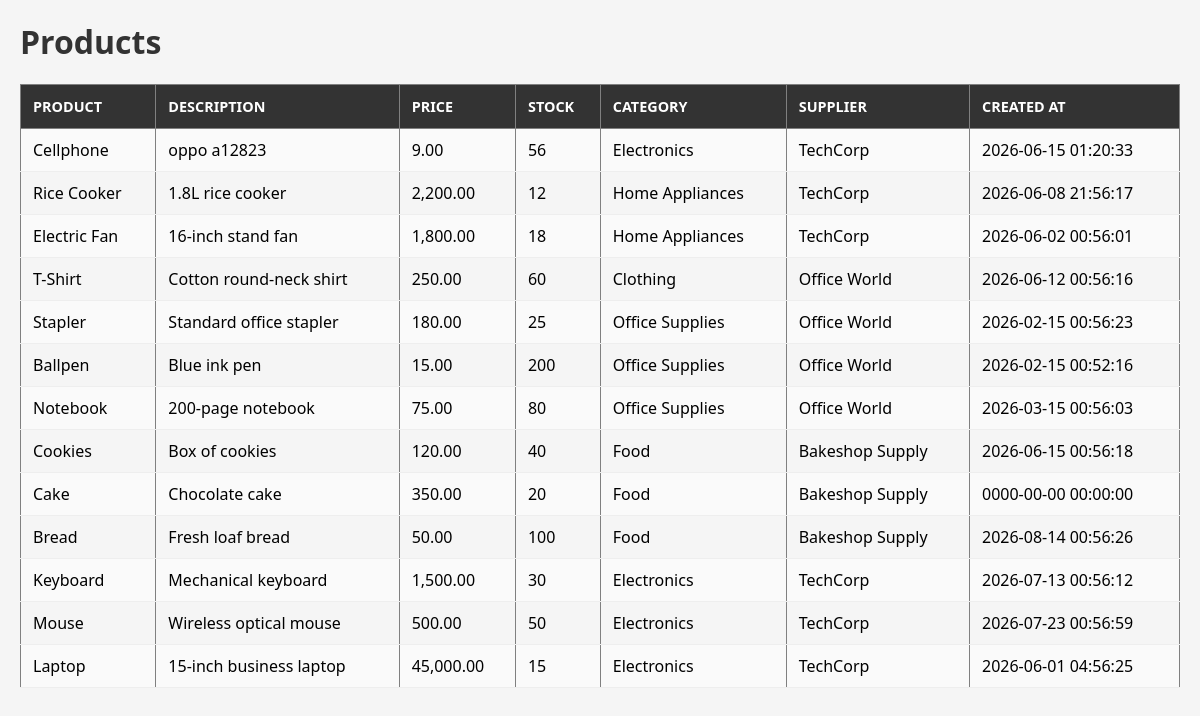
Screenshot of /im102_lab2-LOPECILLO/index.php with the database file from the repository.
### tables this page shows
CREATE TABLE `products` (
  `id` int(11) NOT NULL,
  `name` varchar(150) NOT NULL,
  `description` text DEFAULT NULL,
  `price` decimal(10,2) NOT NULL,
  `stock` int(11) NOT NULL DEFAULT 0,
  `category_id` int(11) NOT NULL,
  `supplier_id` int(11) NOT NULL,
  `created_at` timestamp NOT NULL DEFAULT current_timestamp()
);

CREATE TABLE `categories` (
  `id` int(11) NOT NULL,
  `name` varchar(100) NOT NULL
);

CREATE TABLE `suppliers` (
  `id` int(11) NOT NULL,
  `name` varchar(100) NOT NULL,
  `contact_person` varchar(100) DEFAULT NULL,
  `phone` varchar(20) DEFAULT NULL
);

### im102_lab2-LOPECILLO/index.php (the view, shortened to what this page needs)
<?php
require_once 'config.php';
$sql = "
SELECT
    p.id,
    p.name,
    p.description,
    p.price,
    p.stock,
    c.name AS category,
    s.name AS supplier,
    p.created_at
FROM products p
JOIN categories c ON p.category_id = c.id
JOIN suppliers s ON p.supplier_id = s.id
ORDER BY p.id DESC";
$result = mysqli_query($conn, $sql);
?>
<!DOCTYPE html>
<html>
<head>
    <link rel="stylesheet" href="style.css">
</head>
<body>
<h1>Products</h1>
<table border="1">
    <tr>
        <th>Product</th>
        <th>Description</th>
        <th>Price</th>
        <th>Stock</th>
        <th>Category</th>
        <th>Supplier</th>
        <th>Created At</th>
    </tr>
    <?php while($row = mysqli_fetch_assoc($result)): ?>
    <tr>
        <td><?php echo $row['name']; ?></td>
        <td><?php echo $row['description']; ?></td>
        <td><?php echo number_format($row['price'], 2); ?></td>
        <td><?php echo $row['stock']; ?></td>
        <td><?php echo $row['category']; ?></td>
        <td><?php echo $row['supplier']; ?></td>
        <td><?php echo $row['created_at']; ?></td>
    </tr>
    <?php endwhile ?>
</table>
</body>
</html>

### im102_lab2-LOPECILLO/style.css (style rules this page uses)
body { font-family: 'Segoe UI', Arial, sans-serif; margin: 20px; background: #f5f5f5; }
h1 { color: #333; margin-top: 0; }
table { width: 100%; border-collapse: collapse; margin-top: 15px; }
th { background: #333; color: white; padding: 12px; text-align: left; font-size: 0.9em; text-transform: uppercase; }
td { padding: 10px 12px; border-bottom: 1px solid #eee; }
tr:nth-child(even) { background: #fafafa; }

### rows the page displays
products: name "Cellphone", description "oppo a12823", price "9.00", stock "56", category.name "Electronics", supplier.name "TechCorp", created_at "2026-06-15 01:20:33"
products: name "Rice Cooker", description "1.8L rice cooker", price "2,200.00", stock "12", category.name "Home Appliances", supplier.name "TechCorp", created_at "2026-06-08 21:56:17"
products: name "Electric Fan", description "16-inch stand fan", price "1,800.00", stock "18", category.name "Home Appliances", supplier.name "TechCorp", created_at "2026-06-02 00:56:01"
products: name "T-Shirt", description "Cotton round-neck shirt", price "250.00", stock "60", category.name "Clothing", supplier.name "Office World", created_at "2026-06-12 00:56:16"
products: name "Stapler", description "Standard office stapler", price "180.00", stock "25", category.name "Office Supplies", supplier.name "Office World", created_at "2026-02-15 00:56:23"
products: name "Ballpen", description "Blue ink pen", price "15.00", stock "200", category.name "Office Supplies", supplier.name "Office World", created_at "2026-02-15 00:52:16"
products: name "Notebook", description "200-page notebook", price "75.00", stock "80", category.name "Office Supplies", supplier.name "Office World", created_at "2026-03-15 00:56:03"
products: name "Cookies", description "Box of cookies", price "120.00", stock "40", category.name "Food", supplier.name "Bakeshop Supply", created_at "2026-06-15 00:56:18"
products: name "Cake", description "Chocolate cake", price "350.00", stock "20", category.name "Food", supplier.name "Bakeshop Supply", created_at "0000-00-00 00:00:00"
products: name "Bread", description "Fresh loaf bread", price "50.00", stock "100", category.name "Food", supplier.name "Bakeshop Supply", created_at "2026-08-14 00:56:26"
products: name "Keyboard", description "Mechanical keyboard", price "1,500.00", stock "30", category.name "Electronics", supplier.name "TechCorp", created_at "2026-07-13 00:56:12"
products: name "Mouse", description "Wireless optical mouse", price "500.00", stock "50", category.name "Electronics", supplier.name "TechCorp", created_at "2026-07-23 00:56:59"
products: name "Laptop", description "15-inch business laptop", price "45,000.00", stock "15", category.name "Electronics", supplier.name "TechCorp", created_at "2026-06-01 04:56:25"
